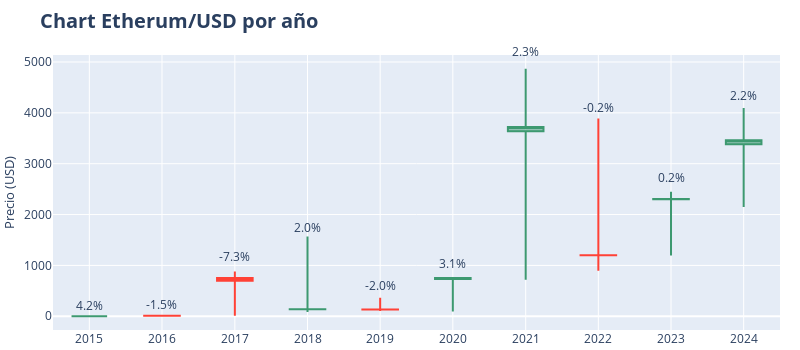

Here is the notebook cell this chart was saved with:
### Code cell
# Lista con anotaciones de % de cambio

annotations_list = []
max_high = df_plot["High"].max()

for year in years:
  df_aux = df_plot.loc[df_plot.index == year,]
  loc_x = pd.to_datetime(df_aux.index[0], format="%Y")
  loc_y = df_aux["High"].values[0] / max_high + 0.05
  text = "{:.1f}%".format(df_aux["year_change"].values[0])

  annotaion = dict(
      x =loc_x,
      y= loc_y,
      xref = "x",
      yref = "paper",
      showarrow = False,
      xanchor = "center",
      text = text,
  )

  annotations_list.append(annotaion)

# Gráfico

candlestick = go.Candlestick(
    x = pd.to_datetime(df_plot.index, format="%Y"),
    open = df_plot.Open,
    close = df_plot.Close,
    low = df_plot.Low,
    high = df_plot.High,
)

fig = go.Figure(data = [candlestick])

fig.update_layout(
    width = 800,
    height = 350,
    title = dict(text = "<b>Chart Etherum/USD por año</b>", font = dict(size=20)),
    yaxis_title = dict(text="Precio (USD)", font = dict(size=13)),
    margin = dict(l=0,r=20,t=55,b=20),
    xaxis_rangeslider_visible=False,
    annotations=annotations_list,
)
fig.show()

### Figure 1 — Plotly figure (JSON) as saved in the notebook; plotly's stock layout.template omitted (floating-point values rounded to 4 significant figures)
{"data": [{"close": [0.9094, 8.16, 699.3, 139.7, 131.7, 753.8, 3724.0, 1200.0, 2307.0, 3459.0], "high": [2.799, 21.52, 878.4, 1570.0, 365.1, 754.8, 4867.0, 3889.0, 2448.0, 4094.0], "low": [0.4209, 0.9103, 7.909, 82.41, 102.6, 93.03, 718.1, 897.0, 1193.0, 2146.0], "open": [0.8731, 8.284, 754.4, 136.9, 134.3, 731.3, 3640.0, 1202.0, 2302.0, 3384.0], "type": "candlestick", "x": ["2015-01-01T00:00:00", "2016-01-01T00:00:00", "2017-01-01T00:00:00", "2018-01-01T00:00:00", "2019-01-01T00:00:00", "2020-01-01T00:00:00", "2021-01-01T00:00:00", "2022-01-01T00:00:00", "2023-01-01T00:00:00", "2024-01-01T00:00:00"]}], "layout": {"annotations": [{"showarrow": false, "text": "4.2%", "x": "2015-01-01T00:00:00", "xanchor": "center", "xref": "x", "y": 0.05058, "yref": "paper"}, {"showarrow": false, "text": "-1.5%", "x": "2016-01-01T00:00:00", "xanchor": "center", "xref": "x", "y": 0.05442, "yref": "paper"}, {"showarrow": false, "text": "-7.3%", "x": "2017-01-01T00:00:00", "xanchor": "center", "xref": "x", "y": 0.2305, "yref": "paper"}, {"showarrow": false, "text": "2.0%", "x": "2018-01-01T00:00:00", "xanchor": "center", "xref": "x", "y": 0.3726, "yref": "paper"}, {"showarrow": false, "text": "-2.0%", "x": "2019-01-01T00:00:00", "xanchor": "center", "xref": "x", "y": 0.125, "yref": "paper"}, {"showarrow": false, "text": "3.1%", "x": "2020-01-01T00:00:00", "xanchor": "center", "xref": "x", "y": 0.2051, "yref": "paper"}, {"showarrow": false, "text": "2.3%", "x": "2021-01-01T00:00:00", "xanchor": "center", "xref": "x", "y": 1.05, "yref": "paper"}, {"showarrow": false, "text": "-0.2%", "x": "2022-01-01T00:00:00", "xanchor": "center", "xref": "x", "y": 0.849, "yref": "paper"}, {"showarrow": false, "text": "0.2%", "x": "2023-01-01T00:00:00", "xanchor": "center", "xref": "x", "y": 0.5529, "yref": "paper"}, {"showarrow": false, "text": "2.2%", "x": "2024-01-01T00:00:00", "xanchor": "center", "xref": "x", "y": 0.8912, "yref": "paper"}], "height": 350, "margin": {"b": 20, "l": 0, "r": 20, "t": 55}, "title": {"font": {"size": 20}, "text": "<b>Chart Etherum/USD por año</b>"}, "width": 800, "xaxis": {"autorange": true, "range": ["2014-07-02 12:00", "2024-07-01 12:00"], "rangeslider": {"visible": false, "yaxis": {}}, "type": "date"}, "yaxis": {"autorange": true, "range": [-270.0, 5138.0], "title": {"font": {"size": 13}, "text": "Precio (USD)"}}}}
